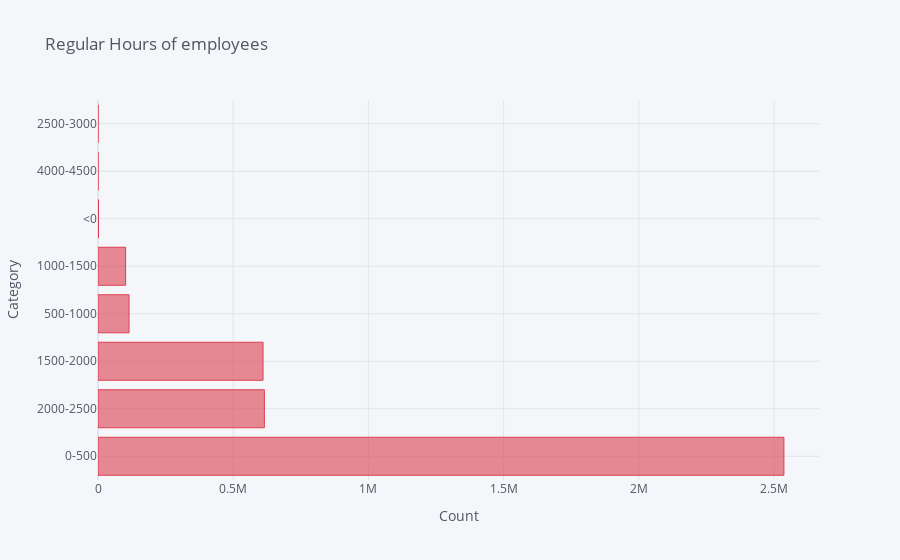

The notebook cell saved with this chart:
### Markdown cell above
##### Visualize Regular Hours Category.

### Code cell
temp = pd.DataFrame(df['RegularHoursCategory'].value_counts().reset_index()).rename(columns={"index":"Count"})
temp.iplot(kind='bar', x="Count", y="RegularHoursCategory",color='red', title='Regular Hours of employees', 
           xTitle='Count', yTitle='Category', orientation='h')

### Figure 1 — Plotly figure (JSON) as saved in the notebook; plotly's stock layout.template omitted (floating-point values rounded to 4 significant figures)
{"data": [{"marker": {"color": "rgba(219, 64, 82, 0.6)", "line": {"color": "rgba(219, 64, 82, 1.0)", "width": 1}}, "name": "RegularHoursCategory", "orientation": "h", "text": "", "type": "bar", "x": [2536335, 615275, 610292, 114788, 102060, 1867, 5, 1], "y": ["0-500", "2000-2500", "1500-2000", "500-1000", "1000-1500", "<0", "4000-4500", "2500-3000"]}], "layout": {"legend": {"bgcolor": "#F5F6F9", "font": {"color": "#4D5663"}}, "paper_bgcolor": "#F5F6F9", "plot_bgcolor": "#F5F6F9", "title": {"font": {"color": "#4D5663"}, "text": "Regular Hours of employees"}, "xaxis": {"gridcolor": "#E1E5ED", "showgrid": true, "tickfont": {"color": "#4D5663"}, "title": {"font": {"color": "#4D5663"}, "text": "Count"}, "zerolinecolor": "#E1E5ED"}, "yaxis": {"gridcolor": "#E1E5ED", "showgrid": true, "tickfont": {"color": "#4D5663"}, "title": {"font": {"color": "#4D5663"}, "text": "Category"}, "zerolinecolor": "#E1E5ED"}}}
